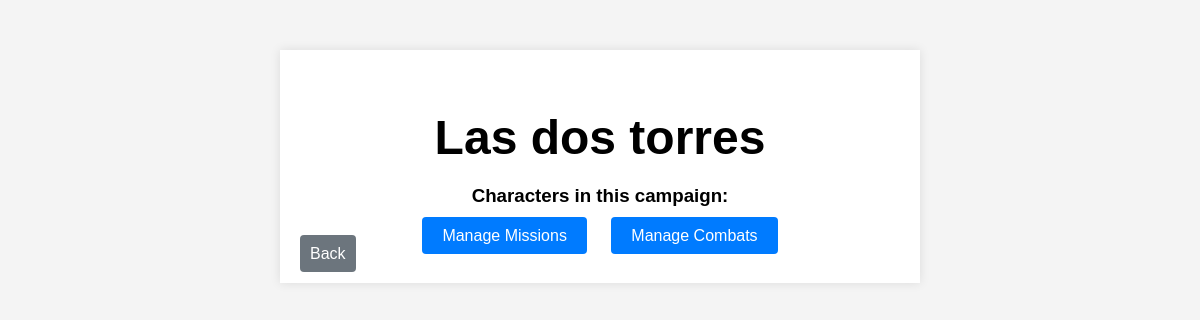
Before: /campaigns/play/1 (signed in) with the older database file.
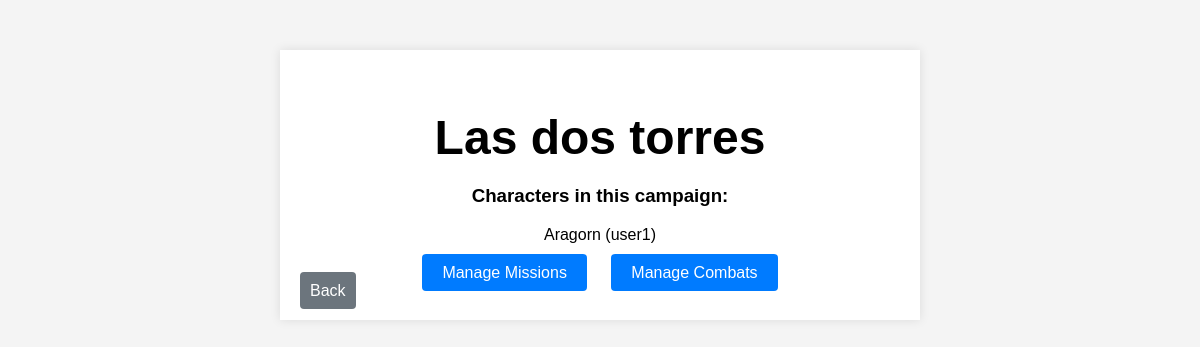
After: the same page with the newer database file.
### app/models/campaign.py (models this page shows, shortened)
class Campaign(db.Model):
    id = db.Column(db.Integer, primary_key=True)
    name = db.Column(db.String(150), nullable=False)
    master_id = db.Column(db.Integer, db.ForeignKey('user.id'), nullable=False)
    is_public = db.Column(db.Boolean, default=False)
    allowed_players = db.relationship('User', secondary=allowed_players, lazy='subquery',
                                      backref=db.backref('campaigns', lazy=True))

### app/models/character.py (models this page shows, shortened)
class Character(db.Model):
    id = db.Column(db.Integer, primary_key=True)
    name = db.Column(db.String(150), nullable=False)
    user_id = db.Column(db.Integer, db.ForeignKey('user.id'), nullable=False)
    user = db.relationship('User', backref=db.backref('characters', lazy=True))  # Añade la relación con User
    race = db.Column(db.String(50), nullable=False)
    character_class = db.Column(db.String(50), nullable=False)
    level = db.Column(db.Integer, nullable=False, default=1)
    strength = db.Column(db.Integer, nullable=False, default=10)
    dexterity = db.Column(db.Integer, nullable=False, default=10)
    constitution = db.Column(db.Integer, nullable=False, default=10)
    intelligence = db.Column(db.Integer, nullable=False, default=10)
    wisdom = db.Column(db.Integer, nullable=False, default=10)
    charisma = db.Column(db.Integer, nullable=False, default=10)
    hit_points = db.Column(db.Integer, nullable=False, default=10)
    armor_class = db.Column(db.Integer, nullable=False, default=10)
    initiative = db.Column(db.Integer, nullable=False, default=0)
    speed = db.Column(db.Integer, nullable=False, default=30)
    campaign_id = db.Column(db.Integer, db.ForeignKey('campaign.id'), nullable=True)  # Nueva propiedad

### app/models/user.py (models this page shows, shortened)
class User(UserMixin, db.Model):
    id = db.Column(db.Integer, primary_key=True)
    username = db.Column(db.String(150), unique=True, nullable=False)
    password_hash = db.Column(db.String(150), nullable=False)
    role = db.Column(db.String(50), nullable=False)  # Agrega el campo role

### app/routes/campaigns.py (the view)
@campaigns_bp.route('/play/<int:campaign_id>', methods=['GET'])
@login_required
def play_campaign(campaign_id):
    campaign = Campaign.query.get_or_404(campaign_id)
    characters = Character.query.filter_by(campaign_id=campaign.id).all()
    missions = Mission.query.filter_by(campaign_id=campaign.id).all()
    combats = Combat.query.filter_by(campaign_id=campaign.id).all()
    if current_user.role == 'master':
        return render_template('campaigns/play_master.html', campaign=campaign, characters=characters, missions=missions, combats=combats)
    else:
        return render_template('campaigns/play_player.html', campaign=campaign, characters=characters, missions=missions, combats=combats)

### app/templates/campaigns/play_master.html (shortened to what this page needs)
<!DOCTYPE html>
<html lang="en">
<head>
    <link rel="stylesheet" href="{{ url_for('static', filename='styles.css') }}">
</head>
<body>
    <div class="container">
        <div class="campaign-name">
            <h2>{{ campaign.name }}</h2>
        </div>
        <div class="characters-list">
            <h3>Characters in this campaign:</h3>
            <ul>
                {% for character in characters %}
                <li>{{ character.name }} ({{ character.user.username }})</li>
                {% endfor %}
            </ul>
        </div>
        <div class="operations">
            <a href="{{ url_for('missions.manage_missions', campaign_id=campaign.id) }}" class="btn">Manage Missions</a>
            <a href="{{ url_for('combats.manage_combats', campaign_id=campaign.id) }}" class="btn">Manage Combats</a>
        </div>
        <a href="{{ url_for('campaigns.list_campaigns') }}" class="back-button">Back</a>
    </div>
</body>
</html>

### app/static/styles.css (style rules this page uses)
body { font-family: Arial, sans-serif; background-color: #f4f4f4; margin: 0; padding: 0; }
.container { max-width: 600px; margin: 50px auto; padding: 20px; background-color: #fff; box-shadow: 0 0 10px rgba(0, 0, 0, 0.1); }
h2 { text-align: center; margin-bottom: 20px; }
.operations { margin-top: 20px; }

### app/templates/campaigns/play_master.html (style rules this page uses)
.campaign-name { text-align: center; font-size: 2em; margin-top: 20px; }
.operations { text-align: center; margin-top: 20px; }
.characters-list { text-align: center; margin-top: 20px; }
.characters-list ul { list-style-type: none; padding: 0; }
.characters-list li { margin-bottom: 10px; }
.btn { margin: 10px; padding: 10px 20px; background-color: #007bff; color: #fff; border: none; border-radius: 4px; cursor: pointer; text-decoration: none; }
.back-button { margin-top: 20px; padding: 10px; background-color: #6c757d; color: #fff; border: none; border-radius: 4px; cursor: pointer; text-decoration: none; }

Changed rows visible on the page:
now on this page (row edited): Character: name "Aragorn", user.username "user1"
